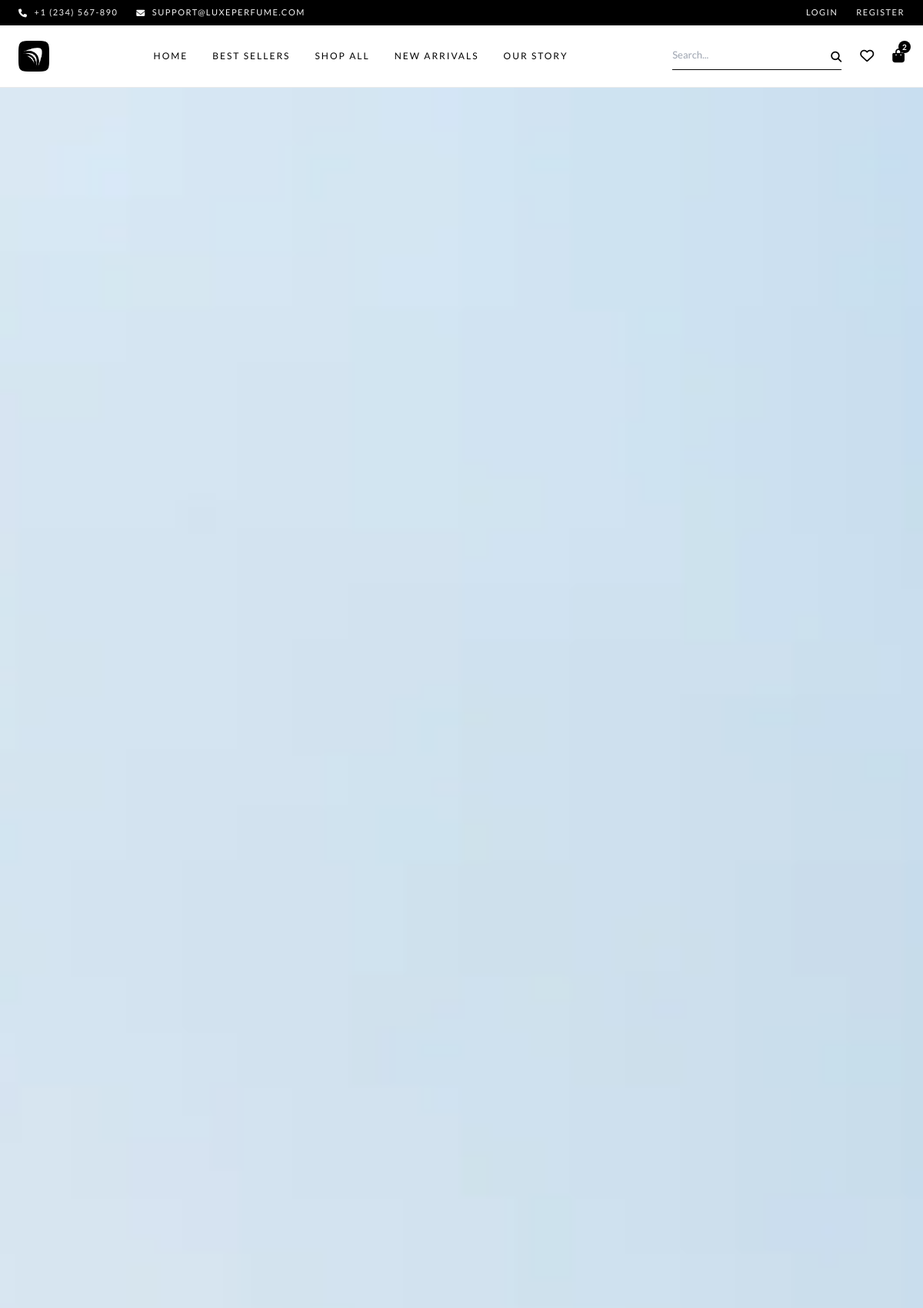
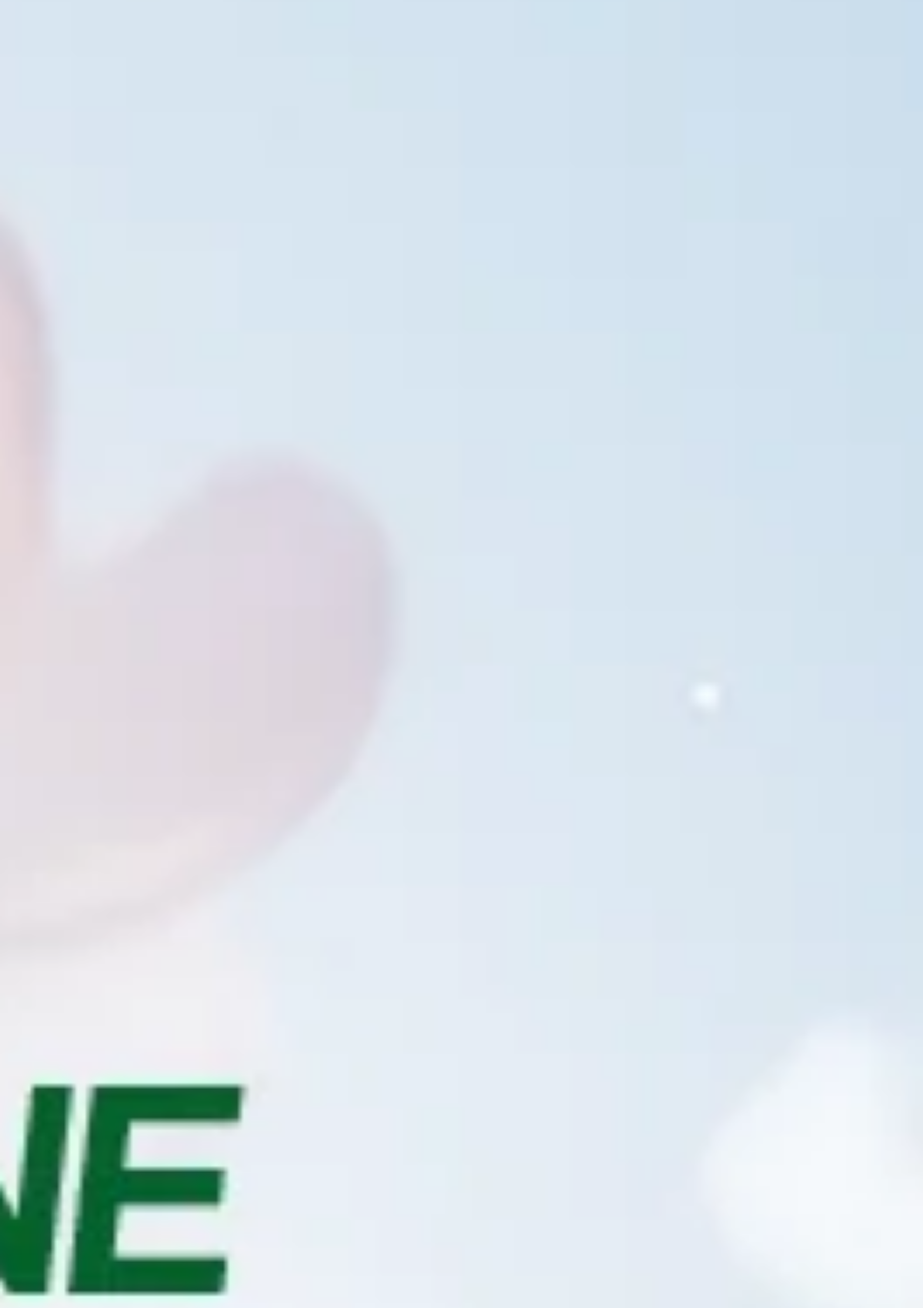
The page / (upper part) on the database its author committed (2 pictures, top to bottom).
### main/models/site_settings.py (models this page shows, shortened)
class PlatformSettings(models.Model):
    logo = models.ImageField(upload_to='site_settings/logo/')
    favicon = models.ImageField(upload_to='site_settings/favicon/')
    title = models.CharField(max_length=255)
    description = models.TextField()
    keywords = models.CharField(max_length=255)
    address = models.CharField(max_length=255)
    phone = models.CharField(max_length=255)
    whatsapp = models.CharField(max_length=255)
    email = models.EmailField()
    facebook = models.URLField()
    twitter = models.URLField()
    instagram = models.URLField()
    linkedin = models.URLField()
    youtube = models.URLField()
    class Meta:
        verbose_name = 'Platform Settings'
        verbose_name_plural = 'Platform Settings'

class NavLinks(models.Model):
    title = models.CharField(max_length=255)
    link = models.CharField(max_length=255)
    display_order = models.PositiveIntegerField(default=0)
    is_active = models.BooleanField(default=True)
    class Meta:
        ordering = ['display_order']

### main/models/home_settings.py (models this page shows, shortened)
class HeroSlide(models.Model):
    big_image = models.ImageField(upload_to='home/hero/')
    small_image = models.ImageField(upload_to='home/hero/', help_text="Mobile image")
    link = models.CharField(max_length=255)
    display_order = models.PositiveIntegerField(default=0)
    is_active = models.BooleanField(default=True)
    class Meta:
        ordering = ['display_order']

### main/views.py (the view)
# urls.py: 2. Add a URL to urlpatterns:  path('', views.home, name='home')
def home(request):
    home_settings = HomeBanner.objects.first()
    home_orders = HomePageOrder.objects.filter(is_active=True).order_by('display_order')
    hero_items = HeroSlide.objects.filter(is_active=True)
    store_features = StoreFeature.objects.filter(is_active=True)
    home_categories = HomeCategory.objects.filter(is_active=True)
    home_reviews = HomeReview.objects.filter(is_active=True)
    faq_sections = FAQSection.objects.filter(is_active=True).prefetch_related('items')
    blocks = []
    for order in home_orders:
        block_data = {
            'type': order.section_type,
            'order': order.display_order,
        }
        if order.section_type == 'products' and order.product_section:
            section = order.product_section
            if section.is_active:
                if section.search_query:
                    qd = QueryDict(section.search_query)
                    filters = {'is_active': True}
                    if qd.get('category'): filters['category__icontains'] = qd.get('category')
                    if qd.get('gender'): filters['gender'] = qd.get('gender')
                    if qd.get('type'): filters['concentration'] = qd.get('type')
                    if qd.get('new'): filters['is_new_arrival'] = qd.get('new').lower() == 'true'
                    if qd.get('bestseller'): filters['is_bestseller'] = qd.get('bestseller').lower() == 'true'
                    section.filtered_products = Product.objects.filter(**filters)[:section.max_products]
                else:
                    section.filtered_products = section.products.filter(is_active=True)[:section.max_products]
                block_data['section'] = section
                blocks.append(block_data)
        else:
            blocks.append(block_data)
    context = {
        'home_settings': home_settings,
        'hero_items': hero_items,
        'store_features': store_features,
        'home_categories': home_categories,
        'home_reviews': home_reviews,
        'faq_sections': faq_sections,
        'blocks': blocks,
    }
    return render(request, 'main/home.html', context)

### cart/context_processors.py (called while the page is built)
def cart_count(request):
    try:
        cart = get_cart(request)
        return {'cart_count': cart.total_items_count}
    except:
        return {'cart_count': 0}

### cart/models.py (called while the page is built)
    @property
    def total_items_count(self):
        return sum(item.quantity for item in self.items.all())

### cart/utils.py (called while the page is built)
def get_cart(request):
    if request.user.is_authenticated:
        cart, created = Cart.objects.get_or_create(user=request.user)
    else:
        session_key = request.session.session_key
        if not session_key:
            request.session.create()
            session_key = request.session.session_key
        cart, created = Cart.objects.get_or_create(session_key=session_key)
    return cart

### main/context_processors.py (called while the page is built)
def site_context(request):
    settings = PlatformSettings.objects.first()
    nav_links = NavLinks.objects.filter(is_active=True)
    footer_links = FooterLinks.objects.filter(is_active=True)
    site_settings = SiteSettings.objects.all().first()
    return {
        'platform_settings': settings,
        'nav_links': nav_links,
        'footer_links': footer_links,
        'site_settings': site_settings,
    }

### products/models.py (called while the page is built)
    @property
    def get_main_image(self):
        main_img = self.media.filter(media_type='image', is_main=True).first()
        if not main_img:
            main_img = self.media.filter(media_type='image').first()
        return main_img

### wishlist/context_processors.py (called while the page is built)
def wishlist_contents(request):
    wishlist = get_wishlist(request)
    wishlist_product_ids = set(wishlist.items.values_list('product_id', flat=True))
    return {
        'wishlist_product_ids': wishlist_product_ids
    }

### wishlist/utils.py (called while the page is built)
def get_wishlist(request):
    if request.user.is_authenticated:
        wishlist, _ = Wishlist.objects.get_or_create(user=request.user)
    else:
        if not request.session.session_key:
            request.session.create()
        wishlist, _ = Wishlist.objects.get_or_create(session_key=request.session.session_key)
    return wishlist

### templates/main/home.html (shortened to what this page needs)
{% extends 'base.html' %}
{% block content %}
{% for block in blocks %}
    {% if block.type == 'hero' %}
        {% if hero_items %}
        <section class="relative w-full h-[85vh] min-h-[500px] bg-gray-50">
            <div class="flex w-full h-full overflow-x-auto snap-x snap-mandatory no-scrollbar" id="heroTrack">
                {% for item in hero_items %}
                <div class="w-full h-full flex-shrink-0 snap-center relative">
                    <a href="{{ item.link|default:'#' }}" class="block w-full h-full">
                        <picture>
                            <source media="(max-width: 768px)" srcset="{{ item.small_image.url }}">
                            <img src="{{ item.big_image.url }}" alt="Luxe Perfume Hero" class="w-full h-full object-cover block" draggable="false">
                        </picture>
                    </a>
                </div>
                {% endfor %}
            </div>
        </section>
        {% endif %}
    {% endif %}
{% endfor %}
{% endblock %}

### templates/base.html (shortened to what this page needs)
<!DOCTYPE html>
<html lang="en">
<head>
    <link rel="stylesheet" href="https://cdnjs.cloudflare.com/ajax/libs/font-awesome/6.4.0/css/all.min.css">
    <script src="https://cdn.tailwindcss.com"></script>
</head>
<body class="font-sans text-theme_primary bg-theme_bg antialiased overflow-x-hidden">
    {% include 'partials/navbar.html' %}
    <main>
        {% block content %}
        {% endblock %}
    </main>
</body>
</html>

### templates/partials/navbar.html (shortened to what this page needs)
<div class="hidden md:block bg-black text-white py-2 text-[11px] tracking-[1.5px] uppercase">
    <div class="max-w-[1400px] mx-auto px-6 flex justify-between items-center">
        <div class="flex gap-6">
            <a href="tel:+1234567890" class="flex items-center gap-2 text-[#f5f5f5] hover:text-theme_accent transition-colors duration-150">
                <i class="fas fa-phone"></i>
                <span>+1 (234) 567-890</span>
            </a>
            <a href="mailto:support@luxeperfume.com" class="flex items-center gap-2 text-[#f5f5f5] hover:text-theme_accent transition-colors duration-150">
                <i class="fas fa-envelope"></i>
                <span>support@luxeperfume.com</span>
            </a>
        </div>
        <div class="flex gap-6">
            {% if user.is_authenticated %}
            <a href="" class="text-[#f5f5f5] hover:text-theme_accent transition-colors duration-150">
                <span>{{ user.first_name|default:user.email }}</span>
            </a>
            <a href="" class="text-[#f5f5f5] hover:text-theme_accent transition-colors duration-150">
                <span>Logout</span>
            </a>
            {% else %}
            <a href="" class="text-[#f5f5f5] hover:text-theme_accent transition-colors duration-150">
                <span>Login</span>
            </a>
            <a href="" class="text-[#f5f5f5] hover:text-theme_accent transition-colors duration-150">
                <span>Register</span>
            </a>
            {% endif %}
        </div>
    </div>
</div>
<header class="sticky top-0 z-[1000] bg-white/98 bg-white border-b border-[#eaeaea]">
    <div class="max-w-[1400px] mx-auto px-6">
        <div class="flex justify-between items-center py-5">
            <a href="/" class="font-serif text-[28px] font-semibold text-black tracking-[3px] uppercase whitespace-nowrap flex items-center">
                {% if platform_settings.logo %}
                <img class="h-8 md:h-10 w-auto object-contain" src="{{ platform_settings.logo.url }}" alt="Site Logo">
                {% else %}
                {{ platform_settings.title|default:"LUXE" }}<span class="text-[#777777] font-normal">PERFUME</span>
                {% endif %}
            </a>
            <nav class="hidden lg:flex gap-8">
                {% if nav_links %}
                    {% for link in nav_links %}
                    <a href="{{ link.link }}" class="text-[12px] font-normal uppercase tracking-[2px] text-black relative py-2 after:content-[''] after:absolute after:bottom-0 after:left-0 after:w-0 after:h-[1px] after:bg-black after:transition-all hover:after:w-full hover:text-theme_accent">
                        {{ link.title }}
                    </a>
                    {% endfor %}
                {% endif %}
            </nav>
            <div class="flex items-center gap-6">
                <form action="{% url 'products:search' %}" method="GET" class="hidden lg:block relative w-[220px]">
                    <input type="text" name="q" class="w-full py-2 pr-[30px] border-b border-black text-[13px] bg-transparent focus:outline-none focus:border-theme_accent transition-colors" placeholder="Search..." id="searchInput" value="{{ query|default:'' }}">
                    <button type="submit" class="absolute right-0 top-1/2 -translate-y-1/2 text-[14px] text-black hover:text-theme_accent transition-colors">
                        <i class="fas fa-search"></i>
                    </button>
                </form>
                <a href="{% url 'wishlist:wishlist_detail' %}" class="text-[18px] text-black hover:text-theme_accent transition-colors duration-150">
                    <i class="far fa-heart"></i>
                </a>
                <a href="{% url 'cart:cart_detail' %}" class="relative text-[18px] text-black hover:text-theme_accent transition-colors duration-150">
                    <i class="fas fa-shopping-bag"></i>
                    {% if cart_count > 0 %}
                    <span class="cart-count-badge absolute -top-1.5 -right-2 bg-black text-white text-[10px] font-semibold w-4 h-4 rounded-full flex items-center justify-center">
                        {{ cart_count }}
                    </span>
                    {% endif %}
                </a>
            </div>
        </div>
    </div>
</header>

### rows shown on the page
PlatformSettings: logo (picture)
NavLinks: title "HOME"
NavLinks: title "BEST SELLERS"
NavLinks: title "SHOP ALL"
NavLinks: title "NEW ARRIVALS"
NavLinks: title "OUR STORY"
HeroSlide: big_image (picture)

### other values the page prints
{{ cart_count }} "2"
